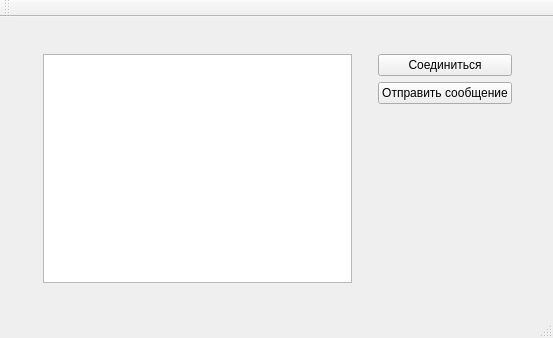
<?xml version="1.0" encoding="UTF-8"?>
<ui version="4.0">
 <class>MainWindow</class>
 <widget class="QMainWindow" name="MainWindow">
  <property name="geometry">
   <rect>
    <x>0</x>
    <y>0</y>
    <width>553</width>
    <height>338</height>
   </rect>
  </property>
  <property name="windowTitle">
   <string>MainWindow</string>
  </property>
  <widget class="QWidget" name="centralWidget">
   <widget class="QWidget" name="">
    <property name="geometry">
     <rect>
      <x>32</x>
      <y>26</y>
      <width>491</width>
      <height>251</height>
     </rect>
    </property>
    <layout class="QHBoxLayout" name="horizontalLayout">
     <item>
      <widget class="QTextEdit" name="teMessage"/>
     </item>
     <item>
      <spacer name="horizontalSpacer">
       <property name="orientation">
        <enum>Qt::Horizontal</enum>
       </property>
       <property name="sizeType">
        <enum>QSizePolicy::Fixed</enum>
       </property>
       <property name="sizeHint" stdset="0">
        <size>
         <width>20</width>
         <height>20</height>
        </size>
       </property>
      </spacer>
     </item>
     <item>
      <layout class="QVBoxLayout" name="verticalLayout">
       <item>
        <widget class="QPushButton" name="pbConnect">
         <property name="text">
          <string>Соединиться</string>
         </property>
        </widget>
       </item>
       <item>
        <widget class="QPushButton" name="pbSendMessage">
         <property name="text">
          <string>Отправить сообщение</string>
         </property>
        </widget>
       </item>
       <item>
        <spacer name="verticalSpacer">
         <property name="orientation">
          <enum>Qt::Vertical</enum>
         </property>
         <property name="sizeHint" stdset="0">
          <size>
           <width>20</width>
           <height>40</height>
          </size>
         </property>
        </spacer>
       </item>
      </layout>
     </item>
    </layout>
   </widget>
   <zorder>pbConnect</zorder>
   <zorder>pbSendMessage</zorder>
   <zorder>teMessage</zorder>
   <zorder>horizontalSpacer</zorder>
   <zorder>horizontalSpacer</zorder>
  </widget>
  <widget class="QMenuBar" name="menuBar">
   <property name="geometry">
    <rect>
     <x>0</x>
     <y>0</y>
     <width>553</width>
     <height>21</height>
    </rect>
   </property>
  </widget>
  <widget class="QToolBar" name="mainToolBar">
   <attribute name="toolBarArea">
    <enum>TopToolBarArea</enum>
   </attribute>
   <attribute name="toolBarBreak">
    <bool>false</bool>
   </attribute>
  </widget>
  <widget class="QStatusBar" name="statusBar"/>
 </widget>
 <layoutdefault spacing="6" margin="11"/>
 <resources/>
 <connections/>
</ui>
